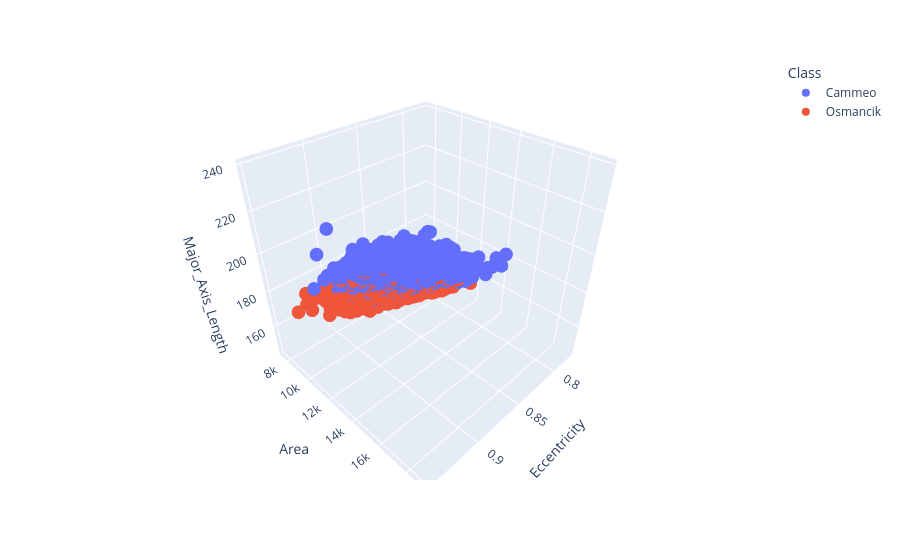

Notebook source saved alongside this figure:
### Markdown cell above
## Task 2: Visualize samples in 3D

Try graphing three of the features in 3D against each other.

### Code cell
#@title Plot three features in 3D by entering their names and running this cell

x_axis_data = 'Eccentricity'  # @param {type: "string"}
y_axis_data = 'Area'  # @param {type: "string"}
z_axis_data = 'Major_Axis_Length'  # @param {type: "string"}

px.scatter_3d(
    rice_dataset,
    x=x_axis_data,
    y=y_axis_data,
    z=z_axis_data,
    color='Class',
).show()

### Figure 1 — Plotly figure (JSON) as saved in the notebook; plotly's stock layout.template omitted (floating-point values rounded to 4 significant figures; data arrays with more than 128 entries replaced by an {"elided": "..."} marker saying what was removed)
{"data": [{"hovertemplate": "Class=Cammeo<br>Eccentricity=%{x}<br>Area=%{y}<br>Major_Axis_Length=%{z}<extra></extra>", "legendgroup": "Cammeo", "marker": {"color": "#636efa", "symbol": "circle"}, "mode": "markers", "name": "Cammeo", "scene": "scene", "showlegend": true, "type": "scatter3d", "x": {"elided": "1630 float values"}, "y": {"elided": "1630 int values"}, "z": {"elided": "1630 float values"}}, {"hovertemplate": "Class=Osmancik<br>Eccentricity=%{x}<br>Area=%{y}<br>Major_Axis_Length=%{z}<extra></extra>", "legendgroup": "Osmancik", "marker": {"color": "#EF553B", "symbol": "circle"}, "mode": "markers", "name": "Osmancik", "scene": "scene", "showlegend": true, "type": "scatter3d", "x": {"elided": "2180 float values"}, "y": {"elided": "2180 int values"}, "z": {"elided": "2180 float values"}}], "layout": {"legend": {"title": {"text": "Class"}, "tracegroupgap": 0}, "margin": {"t": 60}, "scene": {"domain": {"x": [0, 1], "y": [0, 1]}, "xaxis": {"title": {"text": "Eccentricity"}}, "yaxis": {"title": {"text": "Area"}}, "zaxis": {"title": {"text": "Major_Axis_Length"}}}}}
